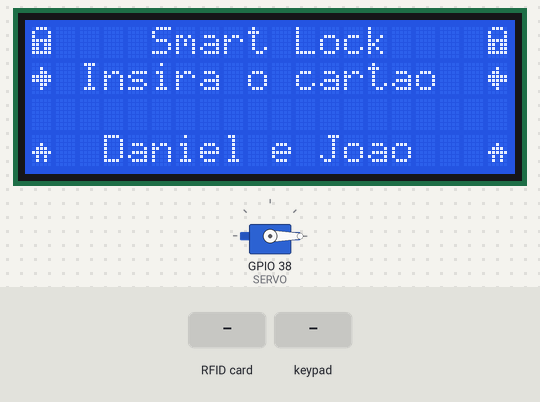
Simulated run of this sketch. Board: ESP32. Parts: 20×4 character LCD, servo. The test bench sets the inputs (shaded band). WiFi joins after 1.5 s; servers stay silent unless stated; uploads are accepted with an empty reply; what the sketch prints to the serial monitor is not drawn.

Above: at 3.4 s.
3.5 s: RFID card 5E 7A 19 C4 held to the reader
At 4.5 s:
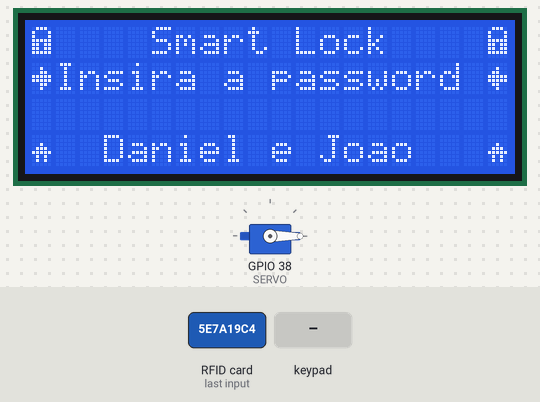
5.5 s: keypad keys 1 2 3 4 pressed 0.4 s apart
At 6.1 s:
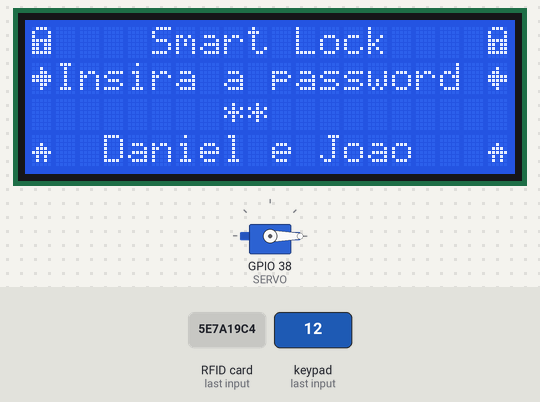
At 7.7 s:
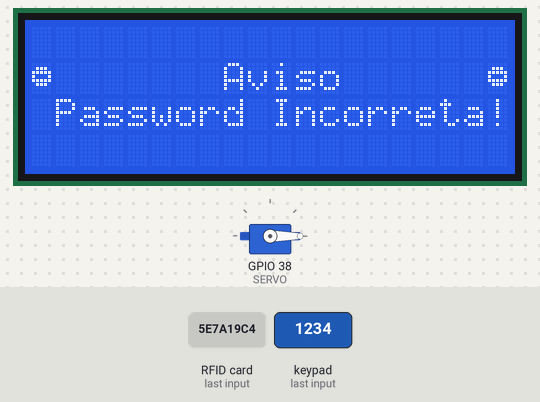
Timing chart, 0 to 9.2 s (numbered marks = the images above; inputs shaded):
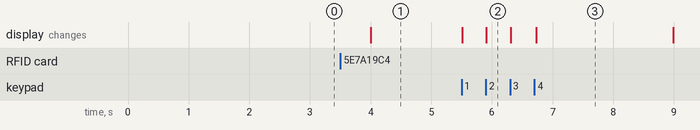

The sketch:

PAP.ino
```cpp
#include <Adafruit_Keypad.h>
#include <LiquidCrystal_I2C.h>
#include <ArduinoHttpClient.h>
#include <WiFi.h>
#include <Servo.h>
#include "arduino_secrets.h"

#include <SPI.h>
#include <MFRC522.h>

// Config Servo

#define SERVO A2

Servo s;
int pos;

// Config Keyboard
#define KEYPAD_PID3845

#define R1    3
#define R2    8
#define R3    7
#define R4    5
#define C1    4
#define C2    2
#define C3    6

#include "keypad_config.h"

Adafruit_Keypad teclado = Adafruit_Keypad(makeKeymap(keys), pinosLinha, pinosColunas, tecladoLinha, tecladoColuna);

// Config RFID

#define SS_PIN 10
#define RST_PIN 9

MFRC522 mfrc522(SS_PIN, RST_PIN);
// Config LCD
byte charCadeado[8] = {0b01110, 0b10001, 0b10001, 0b11111, 0b11011, 0b11011, 0b11111, 0b00000};
byte charCasa[8] = {0b00000, 0b00000, 0b00100, 0b01110, 0b11111, 0b01010, 0b01010, 0b00000};
byte charSetaEsquerda[8] = {0b00000, 0b00100, 0b00110, 0b11111, 0b11111, 0b00110, 0b00100, 0b00000};
byte charSetaDireita[8] = {0b00000, 0b00100, 0b01100, 0b11111, 0b11111, 0b01100, 0b00100, 0b00000};
byte charProibido[8] = {0b00000, 0b01110, 0b11111, 0b10001, 0b11111, 0b01110, 0b00000, 0b00000};
byte charVisto[8] = {0b00000, 0b00000, 0b00001, 0b00011, 0b10110, 0b11100, 0b01000, 0b00000};

LiquidCrystal_I2C lcd(0x27, 20, 4);

// Config Wi-Fi
// HttpClient http;

const char ssid[] = SECRET_WIFI_SSID;
const char pass[] = SECRET_WIFI_PASS;

char server[] = "DESKTOP-4C4C621";

WiFiClient client;
HttpClient http = HttpClient(client, server, 80);

int status = WL_IDLE_STATUS;

void lcdMenu(const char *mensagem) {
  lcd.clear();

  lcd.setCursor(5,0);
  lcd.print("Smart Lock");

  lcd.setCursor(19, 0);
  lcd.write(0);

  lcd.setCursor(0, 0);
  lcd.write(0);

  lcd.setCursor(1,1);

  if(mensagem == "rfid") {
    mensagem = "Insira o cartao";
    lcd.setCursor(2, 1);
  }

  if(mensagem == "password") {
    mensagem = "Insira a password";
  }
  lcd.print(mensagem);

  lcd.setCursor(19, 1);
  lcd.write(3);

  lcd.setCursor(0, 1);
  lcd.write(2);

  lcd.setCursor(3, 3);
  lcd.print("Daniel e Joao");

  lcd.setCursor(19, 3);
  lcd.write(1);

  lcd.setCursor(0, 3);
  lcd.write(1);

  lcd.setCursor(8, 2);
}

void lcdErro(const char *mensagem) {
  lcd.clear();

  lcd.setCursor(8,1);
  lcd.print("Aviso");

  lcd.setCursor(19, 1);
  lcd.write(4);

  lcd.setCursor(0, 1);
  lcd.write(4);

  lcd.setCursor(1,2);
  lcd.print(mensagem);
}

void lcdSucesso(String nome) {
  lcd.clear();

  lcd.setCursor(6,1);
  lcd.print("Sucesso!");

  lcd.setCursor(19, 1);
  lcd.write(5);

  lcd.setCursor(0, 1);
  lcd.write(5);

  lcd.setCursor(1,2);
  lcd.print("Bem-vindo, ");
  lcd.print(nome);
}

int i;

void setup() {
  // Serial
  Serial.begin(9600);

  // LCD
  lcd.init();
  lcd.clear();
  lcd.backlight();
  lcd.createChar(0, charCadeado);
  lcd.createChar(1, charCasa);
  lcd.createChar(2, charSetaEsquerda);
  lcd.createChar(3, charSetaDireita);
  lcd.createChar(4, charProibido);
  lcd.createChar(5, charVisto);
  lcdMenu("rfid");

  i = 0;

  // Keypad
  teclado.begin();

  // RFID
  SPI.begin();
  mfrc522.PCD_Init();

  // Servo
  s.attach(SERVO);
  s.write(0);

  // WiFi
  while (!Serial);

  Serial.println("\n[WI-FI] A conectar à rede!");
  while (status != WL_CONNECTED) {
    status = WiFi.begin(ssid, pass);

    delay(500);
    Serial.print(".");
  }

  // print out info about the connection:
  Serial.println("\n[WI-FI] Conectado com sucesso!");
  Serial.print("[WI-FI] Endereço IP: ");
  Serial.println(WiFi.localIP());
  Serial.println("\n[AUTH] Sistema Iniciado com sucesso!\n");
}
/*
Função Loop (Arduino):
- Iniciar o handler do keypad
*/

String password;
String passwordCorreta;
String nome;

bool RFIDRead;

void loop() {
  if(!RFIDRead) {
    // Verificação do RFID
    if (!mfrc522.PICC_IsNewCardPresent()) {
     return;
    }

    if (!mfrc522.PICC_ReadCardSerial()) {
      return;
    }

    String RFID = "";
    byte letter;

    for (byte a = 0; a < mfrc522.uid.size; a++) {
      RFID.concat(String(mfrc522.uid.uidByte[a] < 0x10 ? "0" : ""));
      RFID.concat(String(mfrc522.uid.uidByte[a], HEX));
    }

    RFID.toUpperCase();

    Serial.println("[RFID] Cartão reconhecido: " + RFID);

    Serial.println("[AUTH] Verificar cartão no MYSQL");

    http.get("/pap/api.php?auth=" + RFID);

    String response = http.responseBody();

    if(response == "0") {
      Serial.println("[DATABASE] Cartão não encontrado\n");

      lcdErro("Cartao invalido!");
      delay(1000);
      lcdMenu("rfid");

      return;
    }

    passwordCorreta = response;

    http.get("/pap/api.php?name=" + RFID);

    nome = http.responseBody();

    Serial.println("[DATABASE] Cartão encontrado");
    Serial.println("[DATABASE] Nome: " + nome);
    Serial.println("[DATABASE] Password: " + response + "\n");

    RFIDRead = true;
    lcdMenu("password");

    Serial.println("[KEYPAD] Keypad Ativado");
  } else {
    // Verificação do Teclado
    teclado.tick();
    while(teclado.available()) {
      keypadEvent evento = teclado.read();

      if(evento.bit.EVENT == KEY_JUST_PRESSED) {
        if(!RFIDRead) {
          return;
        }
        char tecla = evento.bit.KEY;
        Serial.print("[KEYPAD] Tecla pressionada: ");
        Serial.println(tecla);

        if(tecla == '#') {
          if(i != 0) {
            password = "";

            Serial.println("[AUTH] Password reiniciada\n");

            lcdErro("Password Cancelada!");

            i = 0;

            delay(1000);
            lcdMenu("password");
            return;
          } else {
            return;
          }
        }

        if(tecla == '*') {
          password = "";

          Serial.println("[AUTH] Login cancelado\n");

          lcdErro("Login Cancelado!");

          i = 0;

          delay(1000);
          lcdMenu("rfid");
          RFIDRead = false;
          return;
        }

        password += tecla;
        lcd.print("*");
        i++;
      }

      if(i == 4) {
          bool sucesso;
          // Avaliar se a palavra passe inserida é a correta
          if(password == passwordCorreta) {
            Serial.println("\n[AUTH] Autenticado com sucesso!");

            lcdSucesso(nome);

            for(pos = 0; pos < 90; pos++) {
              s.write(pos);
              delay(2);
            }

            Serial.println("[AUTH] Cofre aberto!");

            delay(10000);

            for(pos = 90; pos >= 0; pos--) {
              s.write(pos);
              delay(2);
            }
            sucesso = true;
            Serial.println("[AUTH] Cofre fechado!\n");
          } else {
            Serial.println("\n[AUTH] Palavra-passe errada\n");

            lcdErro("Password Incorreta!");
            delay(2000);

            sucesso = false;
          }

          String contentType = "application/x-www-form-urlencoded";
          String postData = "name=" + nome + "&success=" + (sucesso ? "1" : "0");

          http.post("/pap/api.php", contentType, postData);

          int statusCode = http.responseStatusCode();
          String response = http.responseBody();

          Serial.print("[DATABASE] Guardar logs do login - ");
          Serial.print(statusCode);
          Serial.println();

          Serial.println("[AUTH] Sistema reiniciado\n");

          i = 0;
          password = "";
          RFIDRead = false;
          lcdMenu("rfid");
        }
    }
  }
}
```

arduino_secrets.h
```cpp
#define SECRET_WIFI_SSID "5STAR-GUEST";
#define SECRET_WIFI_PASS "CriamosValor.24";
```

keypad_config.h
```cpp
// This file contains predefined setup for various Adafruit Matrix Keypads.
#ifndef __KEYPAD_CONFIG_H__
#define __KEYPAD_CONFIG_H__


#if defined(KEYPAD_PID1824) || defined(KEYPAD_PID3845) || defined(KEYPAD_PID419)
const byte tecladoLinha = 4; // linhas
const byte tecladoColuna = 3; // colunas


// Definir os nomes das teclas do teclado
  char keys[tecladoLinha][tecladoColuna] = {
    {'1', '2', '3'},
    {'4', '5', '6'},
    {'7', '8', '9'},
    {'*', '0', '#'}
    };


// Definir quais os pinos onde se encontram as entradas das linhas e das colunas
byte pinosLinha[tecladoLinha] = {R1, R2, R3, R4};// define os pinos das linhas do keypad
byte pinosColunas[tecladoColuna] = {C1, C2, C3}; // define os pinos das colunas do keypad
#endif


#endif
```

Measured:
- after the input at 3.5 s, the display: changes after 0.50 s (image 1)
- after the input at 5.5 s, the display: first changes at once (image 2 shows a later state)
